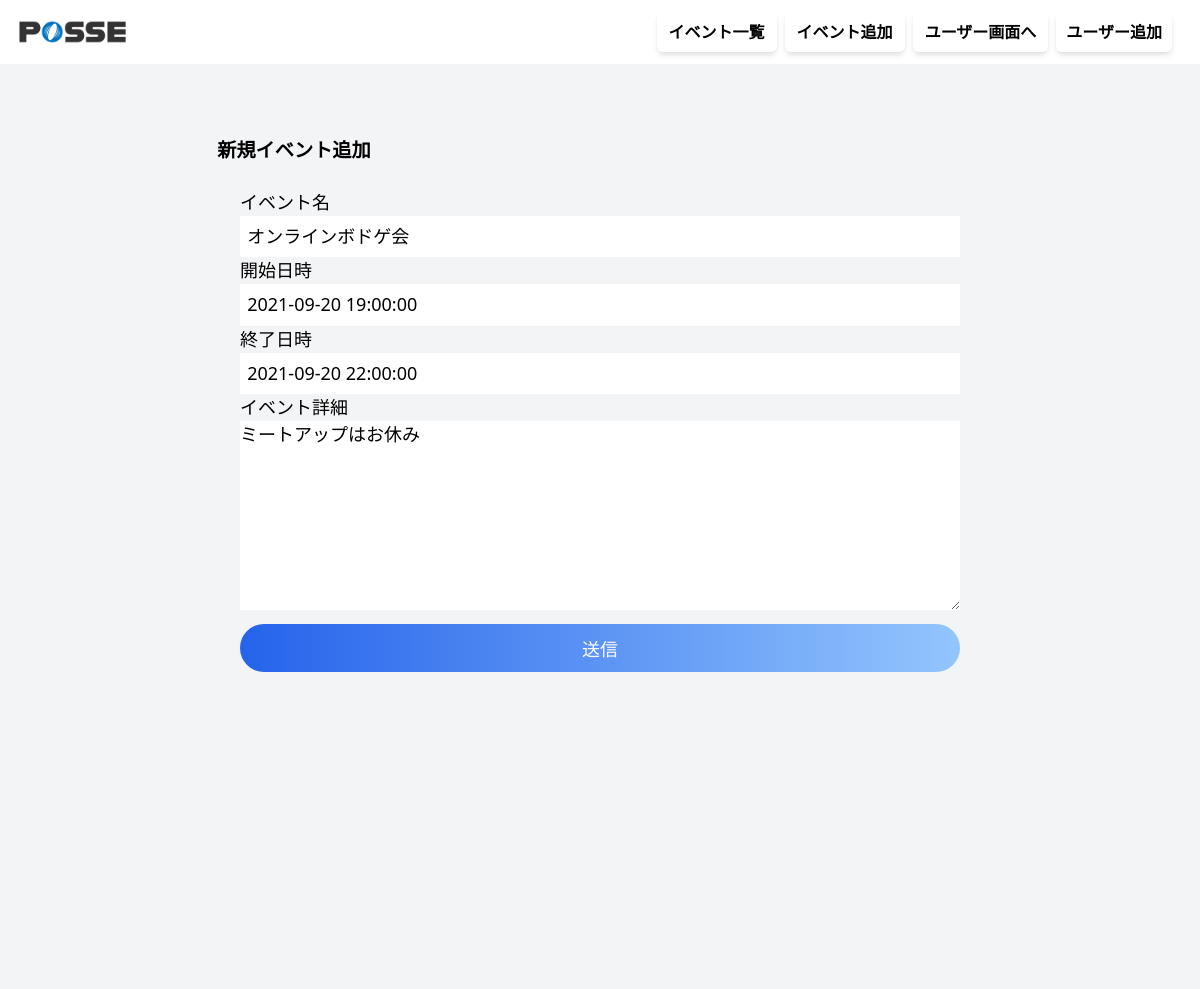
The page /manage/eventadd/eventform.php?event_id=2 (signed in) on the database its author committed.
### tables this page shows
CREATE TABLE `events` (
  `id` int NOT NULL,
  `name` varchar(10) NOT NULL,
  `start_at` datetime DEFAULT NULL,
  `end_at` datetime DEFAULT NULL,
  `created_at` datetime DEFAULT CURRENT_TIMESTAMP,
  `updated_at` datetime DEFAULT CURRENT_TIMESTAMP ON UPDATE CURRENT_TIMESTAMP,
  `deleted_at` datetime DEFAULT NULL
);

CREATE TABLE `event_details` (
  `id` int NOT NULL,
  `event_id` int NOT NULL,
  `text` text NOT NULL
);

### src/manage/eventadd/eventform.php (the view, shortened to what this page needs)
<?php include($_SERVER['DOCUMENT_ROOT'] . "/dbconnect.php");
$eventId = $_GET['event_id'];
?>
<?php if (isset($eventId)) { ?>
    <?php
    $detail_contents_value = "SELECT* FROM events INNER JOIN event_details ON events.id = event_details.event_id WHERE events.id = $eventId";
    $detail_contents = $db->query($detail_contents_value)->fetch();
    $events_value = "SELECT * FROM events WHERE events.id = $eventId";
    $events = $db->query($events_value)->fetch();
  } ?>
<!DOCTYPE html>
<html lang="ja">
<head>
  <link href="https://unpkg.com/tailwindcss@^2/dist/tailwind.min.css" rel="stylesheet">
  <link rel="stylesheet" href="index.css">
</head>
<body class="bg-gray-100 h-screen">
  <header class="bg-white h-16">
    <div class="flex justify-between items-center w-full h-full mx-auto pl-2 pr-5">
      <div class="h-full ">
      <a href="/manage/eventlist/index.php"><img src="/img/header-logo.png" alt="posseロゴ" class="h-full"></a>
      </div>
      <div class="box1">
        <div class="box px-3 py-2 text-md font-bold mr-2 rounded-md shadow-md bg-white"><a href="/manage/eventlist/index.php">イベント一覧</a></div>
        <div class="box px-3 py-2 text-md font-bold mr-2 rounded-md shadow-md bg-white"><a href="/manage/eventadd/eventform.php">イベント追加</a></div>
        <div class="box px-3 py-2 text-md font-bold mr-2 rounded-md shadow-md bg-white"><a href="/">ユーザー画面へ</a></div>
        <div class="box py-2 header__add_user__button text-md font-bold mr-2 rounded-md shadow-md bg-white"><a href="/auth/signup">ユーザー追加</a></div>
      </div>
    </div>
  </header>
  <main class="bg-gray-100 h-screen">
    <div class="form ">
      <h2 class="title">新規イベント追加</h2>
      <form class="event__add__form bg-gray-100 h-screen" action="/manage/eventadd/eventadd.php" method="post">
        <p class="sub">イベント名</p>
        <input class="event__add__form__event__name  event__add__form__item" type="textarea" name="name" value="<?= $events['name'] ?>">
        <p class="sub">開始日時</p>
        <input placeholder="2020-08-09 20:00:00" class="event__add__form__event__date event__add__form__item" type="text" name="start_at" value="<?= $events['start_at'] ?>">
        <p class="sub">終了日時</p>
        <input placeholder="2020-08-09 22:00:00" class="event__add__form__event__date event__add__form__item" type="text" name="end_at" value="<?= $events['end_at'] ?>">
        <p class="sub">イベント詳細</p>
        <textarea class="event__add__form__event__detail" name="text" rows="7" cols="150"><?= $detail_contents["text"] ?></textarea>
        <input type="submit" value="送信" class="event__add__form__button w-full p-3 text-md text-white bg-blue-400 rounded-3xl bg-gradient-to-r from-blue-600 to-blue-300">
      </form>
    </div>
  </main>
</body>
</html>

### src/manage/eventadd/index.css (style rules this page uses)
.box { cursor: pointer; }
.form { padding-top: 6%; background-color: #F3F4F6; }
.box1 { display: flex; }
.title { font-weight: bold; font-size: larger; text-align: center; padding-right: 51%; margin-bottom: 2%; }
.sub { font-weight: normal; }
.event__add__form { display: flex; flex-direction: column; width: 60%; margin: 0 auto; font-size: 18px; color: #000000; font-weight: bold; }
.event__add__form__event__date { background-color: #FFFFFF; }
.event__add__form__event__detail { background-color: #FFFFFF; }
.event__add__form__button { margin-top: 2%; height: 48px; background-color: #3F78EF; cursor: pointer; }
.event__add__form__item { padding: 1% 1%; }
.header__add_user__button { padding-right: 10px; padding-left: 10px; }

### rows shown on the page
events: name "オンラインボドゲ会", start_at "2021-09-20 19:00:00", end_at "2021-09-20 22:00:00"
event_details: text "ミートアップはお休み"
